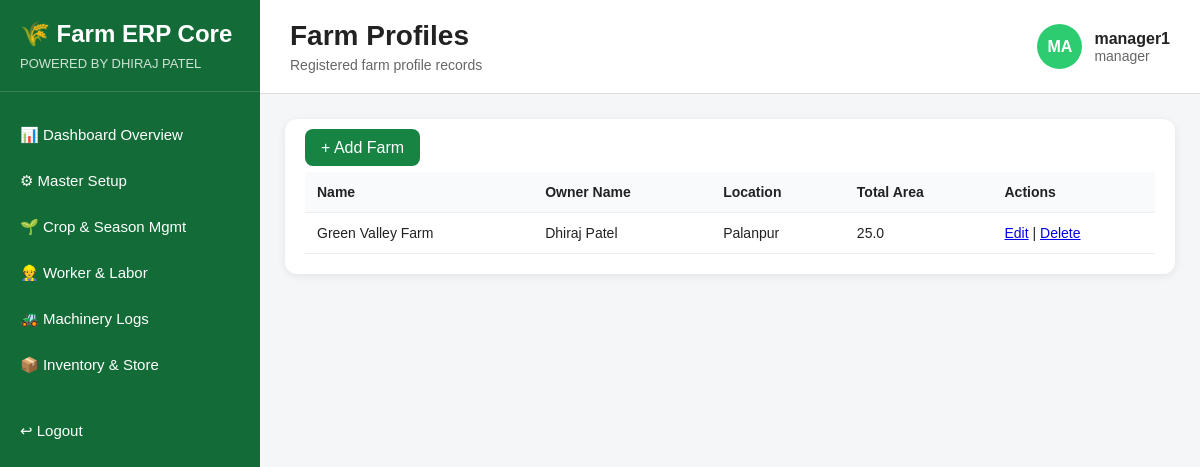
Page /master-setup/farm-profiles/ (signed in) on the committed database.
### accounts/models.py (models this page shows, shortened)
class User(AbstractUser):
    ROLE_CHOICES = (
        ('admin', 'Admin'),
        ('manager', 'Manager'),
        ('supervisor', 'Supervisor'),
        ('storekeeper', 'Storekeeper'),
        ('accountant', 'Accountant'),
        ('sales', 'Sales'),
        ('field_staff', 'Field Staff'),
    )
    role = models.CharField(max_length=20, choices=ROLE_CHOICES, default='field_staff')
    phone = models.CharField(max_length=15, blank=True, null=True)

### master_setup/models.py (models this page shows, shortened)
class FarmProfile(models.Model):
    name = models.CharField(max_length=100)
    owner_name = models.CharField(max_length=100)
    location = models.CharField(max_length=200)
    total_area = models.FloatField()
    created_at = models.DateTimeField(auto_now_add=True)

### master_setup/views.py (the view)
# urls.py: path('farm-profiles/', views.farm_profile_list, name='farm_profile_list'),
@role_required(['admin', 'manager'])
def farm_profile_list(request):
    farm_profiles = FarmProfile.objects.all()
    return render(request, 'master_setup/farm_profile_list.html', {'farm_profiles': farm_profiles})

### templates/master_setup/farm_profile_list.html (shortened to what this page needs)
{% extends 'base/erp_base.html' %}
{% block page_title %}Farm Profiles{% endblock %}
{% block page_subtitle %}Registered farm profile records{% endblock %}
{% block content %}
<div class="section-box">
    <div style="margin-bottom: 15px;">
        <a href="{% url 'add_farm' %}" style="padding:10px 16px; background:#178443; color:white; text-decoration:none; border-radius:8px;">+ Add Farm</a>
    </div>
    <table>
        <tr>
            <th>Name</th>
            <th>Owner Name</th>
            <th>Location</th>
            <th>Total Area</th>
            <th>Actions</th>
        </tr>
        {% for farm in farm_profiles %}
        <tr>
            <td>{{ farm.name }}</td>
            <td>{{ farm.owner_name }}</td>
            <td>{{ farm.location }}</td>
            <td>{{ farm.total_area }}</td>
            <td>
                <a href="{% url 'edit_farm' farm.id %}">Edit</a> |
                <a href="{% url 'delete_farm' farm.id %}">Delete</a>
            </td>
        </tr>
        {% endfor %}
    </table>
</div>
{% endblock %}

### templates/base/erp_base.html (shortened to what this page needs)
{% load static %}
<!DOCTYPE html>
<html lang="en">
<head>
    <link rel="stylesheet" href="{% static 'css/dashboard.css' %}">
</head>
<body>
    <div class="erp-container">
        <aside class="sidebar">
            <div class="sidebar-brand">
                <h2>🌾 Farm ERP Core</h2>
                <p>POWERED BY DHIRAJ PATEL</p>
            </div>
            <nav class="sidebar-menu">
                {% if request.user.role == 'manager' %}
                    <a href="{% url 'manager_dashboard' %}" class="menu-item">📊 Dashboard Overview</a>
                    <a href="{% url 'master_dashboard' %}" class="menu-item">⚙ Master Setup</a>
                    <a href="{% url 'crop_season_dashboard' %}" class="menu-item">🌱 Crop &amp; Season Mgmt</a>
                    <a href="{% url 'labor_dashboard' %}" class="menu-item">👷 Worker &amp; Labor</a>
                    <a href="{% url 'machinery_dashboard' %}" class="menu-item">🚜 Machinery Logs</a>
                    <a href="{% url 'inventory_dashboard' %}" class="menu-item">📦 Inventory &amp; Store</a>
                {% endif %}
                <a href="{% url 'logout' %}" class="menu-item logout-btn">↩ Logout</a>
            </nav>
        </aside>
        <main class="main-content">
            <header class="topbar">
                <div>
                    <h1>{% block page_title %}Dashboard{% endblock %}</h1>
                    <p>{% block page_subtitle %}Farm ERP Overview{% endblock %}</p>
                </div>
                <div class="topbar-user">
                    <div class="user-circle">
                        {{ request.user.username|slice:":2"|upper }}
                    </div>
                    <div>
                        <h4>{{ request.user.username }}</h4>
                        <p>{{ request.user.role }}</p>
                    </div>
                </div>
            </header>
            <section class="content-area">
                {% block content %}{% endblock %}
            </section>
        </main>
    </div>
</body>
</html>

### static/css/dashboard.css (style rules this page uses)
* { margin: 0; padding: 0; box-sizing: border-box; }
body { font-family: Arial, sans-serif; background-color: #f4f6f8; color: #222; }
.erp-container { display: flex; min-height: 100vh; }
.sidebar { width: 260px; background: #136c37; color: white; padding: 20px 0; display: flex; flex-direction: column; }
.sidebar-brand { padding: 0 20px 20px; border-bottom: 1px solid rgba(255,255,255,0.15); }
.sidebar-brand h2 { font-size: 24px; margin-bottom: 8px; }
.sidebar-brand p { font-size: 13px; opacity: 0.8; }
.sidebar-menu { margin-top: 20px; display: flex; flex-direction: column; }
.menu-item { color: white; text-decoration: none; padding: 14px 20px; font-size: 15px; transition: 0.3s; }
.logout-btn { margin-top: 20px; }
.main-content { flex: 1; display: flex; flex-direction: column; }
.topbar { background: white; padding: 20px 30px; display: flex; justify-content: space-between; align-items: center; border-bottom: 1px solid #ddd; }
.topbar h1 { font-size: 28px; margin-bottom: 5px; }
.topbar p { color: #666; font-size: 14px; }
.topbar-user { display: flex; align-items: center; gap: 12px; }
.user-circle { width: 45px; height: 45px; background: #2ecc71; color: white; border-radius: 50%; display: flex; align-items: center; justify-content: center; font-weight: bold; text-transform: uppercase; }
.content-area { padding: 25px; }
.section-box { background: white; border-radius: 12px; padding: 20px; box-shadow: 0 2px 8px rgba(0,0,0,0.08); margin-bottom: 20px; }
table { width: 100%; border-collapse: collapse; }
table th, table td { text-align: left; padding: 12px; border-bottom: 1px solid #eee; font-size: 14px; }
table th { background-color: #f8fafc; font-weight: bold; }

### rows in the picture
User: user.username "MA", user.username "manager1", user.role "manager"
FarmProfile: name "Green Valley Farm", owner_name "Dhiraj Patel", location "Palanpur", total_area "25.0"
